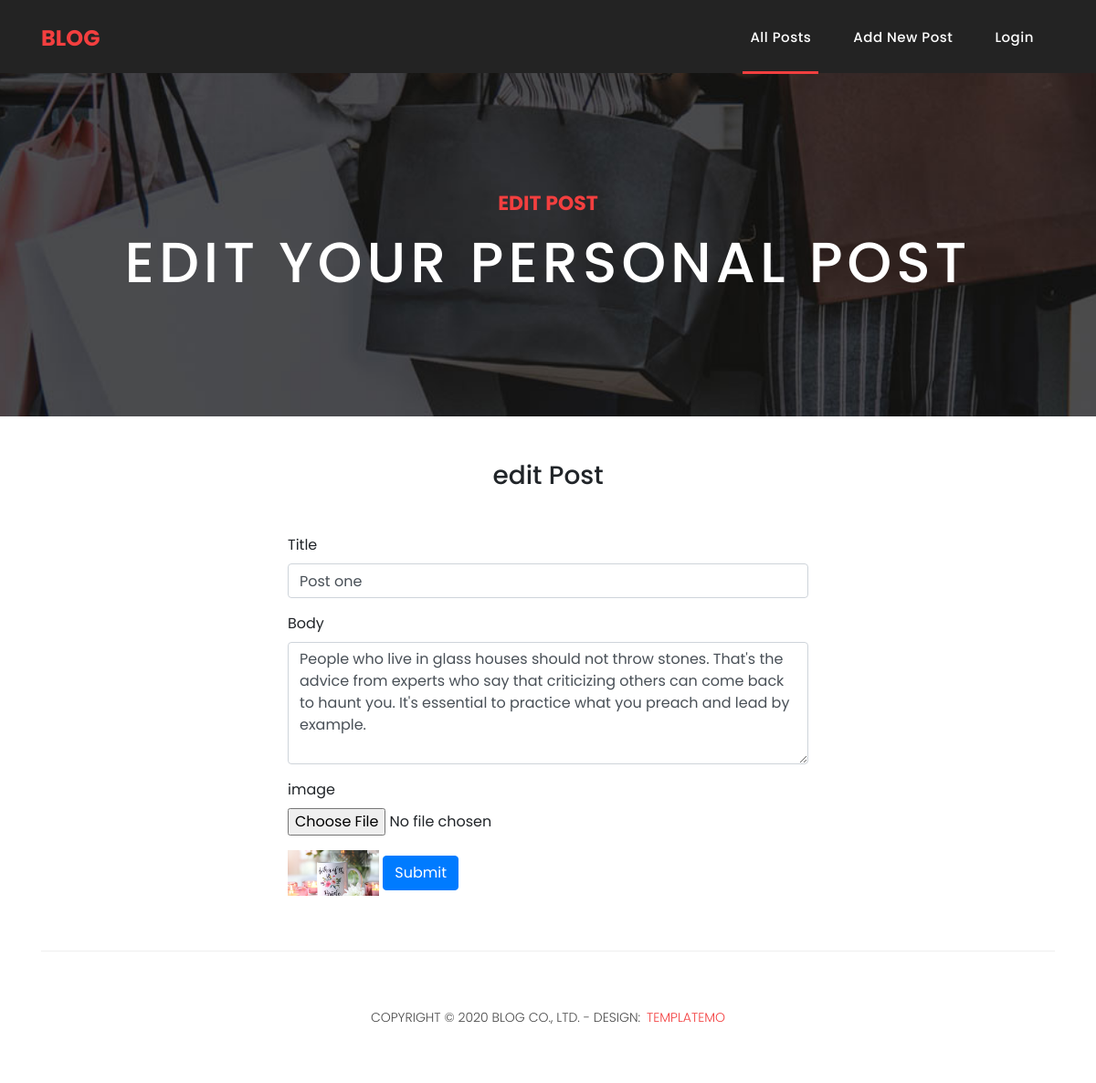
The page /editPost.php?id=15 on the database its author committed.
### tables this page shows
CREATE TABLE `posts` (
  `id` int(10) UNSIGNED NOT NULL,
  `title` varchar(255) NOT NULL,
  `image` varchar(255) DEFAULT NULL,
  `body` text NOT NULL,
  `user_id` int(10) UNSIGNED NOT NULL,
  `created_at` datetime NOT NULL DEFAULT current_timestamp()
);

### editPost.php (the view, shortened to what this page needs)
<?php require_once 'inc/header.php' ?>
 <div class="page-heading products-heading header-text">
      <div class="container">
        <div class="row">
          <div class="col-md-12">
            <div class="text-content">
              <h4>Edit Post</h4>
              <h2>edit your personal post</h2>
            </div>
          </div>
        </div>
      </div>
    </div>
    <?php
    if (isset($_GET['id'])) {
      $id = $_GET['id'];
      $query = "SELECT * from posts where id = $id";
      $result = mysqli_query($con , $query);
      if (mysqli_num_rows($result) == 1) {
        $row = mysqli_fetch_assoc($result);
      }else{
        header("location:index.php");
      }
    }else{
      header("location:index.php");
    }
    ?>
<div class="container w-50 ">
<div class="d-flex justify-content-center">
    <h3 class="my-5">edit Post</h3>
  </div>
    <form method="POST" action="" enctype="multipart/form-data">
        <div class="mb-3">
            <label for="title" class="form-label">Title</label>
            <input type="text" class="form-control" id="title" name="title" value="<?php echo isset($row['title']) ? $row['title'] : null ?>">
        </div>
        <div class="mb-3">
            <label for="body" class="form-label">Body</label>
            <textarea class="form-control" id="body" name="body" rows="5"><?php echo isset($row['body']) ? $row['body'] : null ?></textarea>
          </div>
        <div class="mb-3">
            <label for="body" class="form-label">image</label>
            <input type="file" class="form-control-file" id="image" name="image" >
          </div>
        <img src="upload/<?php echo $row['image'] ?>" alt="" width="100px" srcset="">
        <button type="submit" class="btn btn-primary" name="submit">Submit</button>
    </form>
</div>
<?php require_once 'inc/footer.php' ?>

### assets/css/templatemo-sixteen.css (style rules this page uses)
body { font-family: 'Poppins', sans-serif; overflow-x: hidden; text-rendering: optimizeLegibility; -webkit-font-smoothing: antialiased; -moz-osx-font-smoothing: grayscale; }
h1,h2,h3,h4,h5,h6 { margin: 0px; }
.products-heading { background-image: url(../images/products-heading.jpg); }
.page-heading { padding: 210px 0px 130px 0px; text-align: center; background-position: center center; background-repeat: no-repeat; background-size: cover; }
.page-heading .text-content h4 { color: #f33f3f; font-size: 22px; text-transform: uppercase; font-weight: 700; margin-bottom: 15px; }
.page-heading .text-content h2 { color: #fff; font-size: 62px; text-transform: uppercase; letter-spacing: 5px; }

### rows shown on the page
posts: title "Post one", body "People who live in glass houses should not throw stones. That's the advice from experts who say that criticizing others can come back to haunt you. It's essential to practice what you preach and lead by example.", image (picture)
